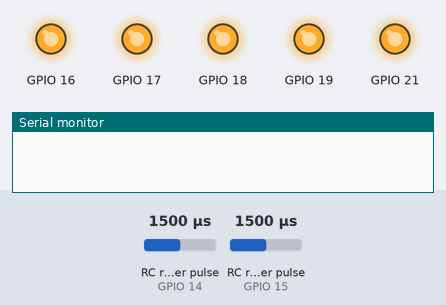
A sketch run on a simulated ESP32. On the bench: output pins drawn as LEDs (lit = HIGH), the last lines printed to the serial monitor. Wiring (inferred from the names in the program): 2 × RC receiver channel: data GPIO 14 / data GPIO 15. The inputs (shaded band) are chosen by the test bench; at power-on: RC receiver pulse (sensors on GPIO 14, GPIO 15) 1500 µs.

Above: at 1.2 s.
1.3 s: RC receiver pulse (sensor on GPIO 14) set to 1292 µs
3.2 s: RC receiver pulse (sensor on GPIO 14) set to 1268 µs
At 5.3 s:
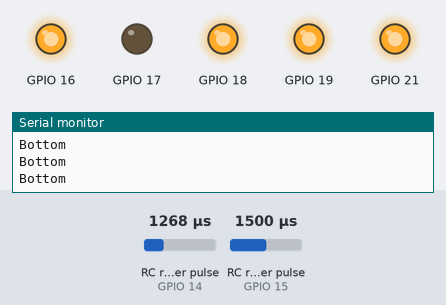
5.6 s: RC receiver pulse (sensor on GPIO 15) set to 1285 µs
7.4 s: RC receiver pulse (sensor on GPIO 15) set to 1261 µs
At 9.5 s:
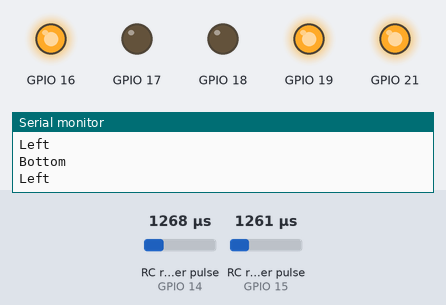
9.8 s: RC receiver pulse (sensor on GPIO 14) set to 1750 µs
At 11.6 s:
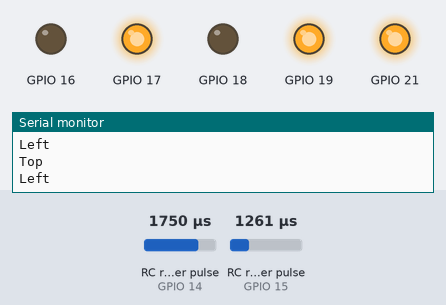
11.9 s: RC receiver pulse (sensor on GPIO 15) set to 1750 µs
At 13.6 s:
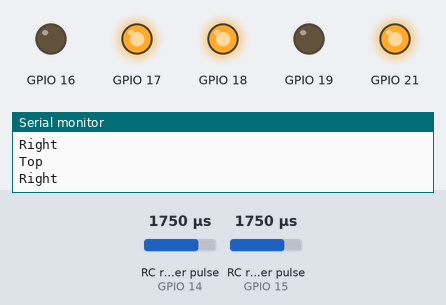
Timing chart, 0 to 14.9 s (numbered marks = the images above; inputs shaded):
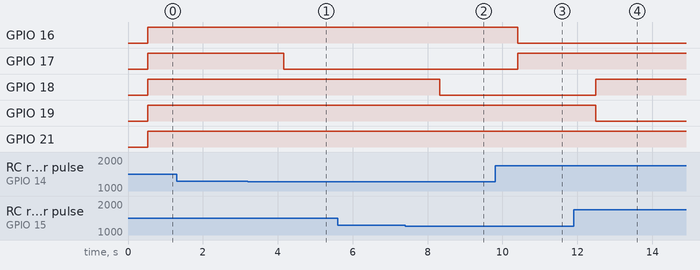

Measured:
- the behaviour switches between 1275 and 1274 µs on RC receiver pulse (sensor on GPIO 14) (found by bisection; images 0 and 1)
- the behaviour switches between 1275 and 1274 µs on RC receiver pulse (sensor on GPIO 15) (found by bisection; images 1 and 2)
- after the input at 1.3 s, every drawn part: stays the same
- after the input at 3.2 s, GPIO 17: HIGH → LOW after 0.96 s
- after the input at 7.4 s, GPIO 18: HIGH → LOW after 0.92 s
- after the input at 9.8 s, GPIO 16: HIGH → LOW after 0.60 s; GPIO 17: LOW → HIGH after 0.60 s
- after the input at 11.9 s, GPIO 18: LOW → HIGH after 0.58 s; GPIO 19: HIGH → LOW after 0.58 s

The sketch:

7Segment_ESP32.ino
```cpp
#define CH2 14
#define CH4 15

void glow(int G, int H, int I, int J)
  {
    if(G==0 && H==0 && I==0 && J==0)
    {
      digitalWrite(21,0);
      Serial.println("Balanced");
    }
    else
{
      digitalWrite(21,1);
}
    digitalWrite(16,G);
    digitalWrite(17,H);
    digitalWrite(18,I);
    digitalWrite(19,J);
  }

int T=0,B=0,L=0,R=0;

int readChannel(int channelInput, int minLimit, int maxLimit, int defaultValue){
  int ch = pulseIn(channelInput, 1, 30000);
  if (ch < 100) return defaultValue;
  return map(ch, 1000, 2000, minLimit, maxLimit);
}

void setup(){
  Serial.begin(115200);
  pinMode(CH2, INPUT);
  pinMode(CH4, INPUT);
  pinMode(16,OUTPUT);
  pinMode(17,OUTPUT);
  pinMode(18,OUTPUT);
  pinMode(19,OUTPUT);
  pinMode(21,OUTPUT);
}

int ch2Value,ch4Value;

void loop() {
  ch2Value = readChannel(CH2, -100, 100, 0);
  ch4Value = readChannel(CH4, -100, 100, 0);

//  Serial.print(" Top|Bottom: ");
//  Serial.print(ch2Value);
//  Serial.print("    Left|Right: ");
//  Serial.println(ch4Value);
  delay(500);
  if(ch2Value > 45)
  {
    T = 0;
    Serial.println("Top");
  }
  else
  {
   T = 1;
  }
    if(ch2Value < -45)
  {
    B = 0;
    Serial.println("Bottom");
  }
  else
  {
   B = 1;
  }
  if(ch4Value < -45)
  {
    L = 0;
    Serial.println("Left");
  }
  else
  {
   L = 1;
  }
  if(ch4Value > 45)
  {
    R = 0;
    Serial.println("Right");
  }
  else
  {
   R = 1;
  }
  glow(T,B,L,R);
}
```
